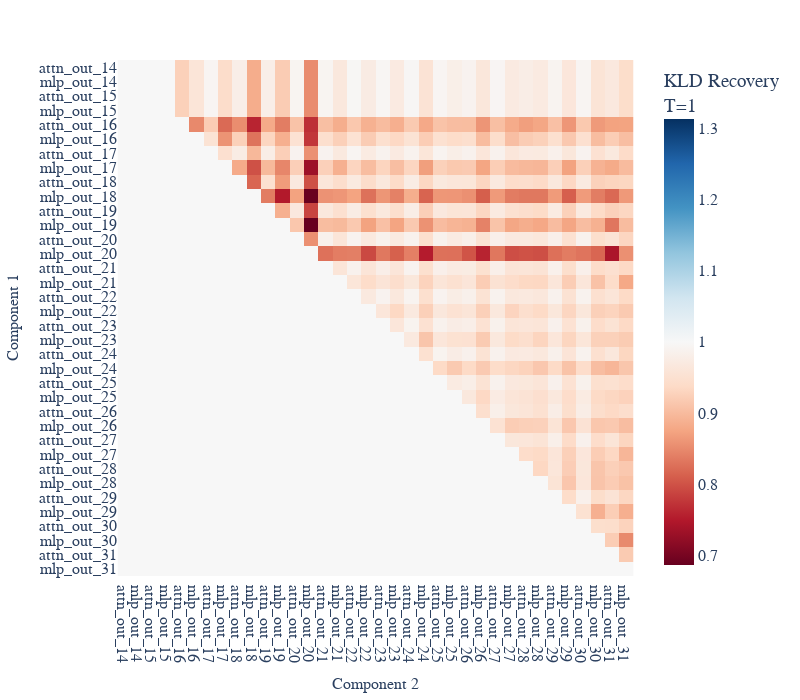

The notebook cell saved with this chart:
### Code cell
fig = px.imshow(
    h2d_results.detach().cpu().numpy().mean(axis=2),
    color_continuous_scale="RdBu",
    color_continuous_midpoint=1,
    labels={"x": "Component 2", "y": "Component 1", "color": "KLD Recovery"},
    # title="Pairwise Component (Dishonest -> Honest)",
    height=700,
    width=800,
)

# Set x/y ticks
fig.update_xaxes(
    tickvals=list(range(len(components))),
    ticktext=components,
)
fig.update_yaxes(
    tickvals=list(range(len(components))),
    ticktext=components,
)

# Set colorbar title
fig.update_layout(coloraxis_colorbar=dict(title="KLD Recovery<br>T=1"))

fig.update_layout(plot_bgcolor='white')
fig.update_layout(
    font=dict(family="sans-serif", size=16),
    title_font=dict(size=16),
    xaxis_title_font=dict(size=16),
    yaxis_title_font=dict(size=16)
)
fig.write_image(f'{ROOT}/images-for-paper/h2d-pairwise-components.pdf')
fig.show()

### Figure 1 — Plotly figure (JSON) as saved in the notebook; plotly's stock layout.template omitted (floating-point values rounded to 4 significant figures; data arrays with more than 128 entries replaced by an {"elided": "..."} marker saying what was removed)
{"data": [{"coloraxis": "coloraxis", "hovertemplate": "Component 2: %{x}<br>Component 1: %{y}<br>KLD Recovery: %{z}<extra></extra>", "name": "0", "type": "heatmap", "xaxis": "x", "yaxis": "y", "z": {"elided": "36x36 float values"}}], "layout": {"coloraxis": {"cmid": 1, "colorbar": {"title": {"text": "KLD Recovery<br>T=1"}}, "colorscale": [[0, "rgb(103,0,31)"], [0.1, "rgb(178,24,43)"], [0.2, "rgb(214,96,77)"], [0.3, "rgb(244,165,130)"], [0.4, "rgb(253,219,199)"], [0.5, "rgb(247,247,247)"], [0.6, "rgb(209,229,240)"], [0.7, "rgb(146,197,222)"], [0.8, "rgb(67,147,195)"], [0.9, "rgb(33,102,172)"], [1, "rgb(5,48,97)"]]}, "font": {"family": "sans-serif", "size": 16}, "height": 700, "margin": {"t": 60}, "plot_bgcolor": "white", "title": {"font": {"size": 16}}, "width": 800, "xaxis": {"anchor": "y", "constrain": "domain", "domain": [0, 1], "scaleanchor": "y", "ticktext": ["attn_out_14", "mlp_out_14", "attn_out_15", "mlp_out_15", "attn_out_16", "mlp_out_16", "attn_out_17", "mlp_out_17", "attn_out_18", "mlp_out_18", "attn_out_19", "mlp_out_19", "attn_out_20", "mlp_out_20", "attn_out_21", "mlp_out_21", "attn_out_22", "mlp_out_22", "attn_out_23", "mlp_out_23", "attn_out_24", "mlp_out_24", "attn_out_25", "mlp_out_25", "attn_out_26", "mlp_out_26", "attn_out_27", "mlp_out_27", "attn_out_28", "mlp_out_28", "attn_out_29", "mlp_out_29", "attn_out_30", "mlp_out_30", "attn_out_31", "mlp_out_31"], "tickvals": [0, 1, 2, 3, 4, 5, 6, 7, 8, 9, 10, 11, 12, 13, 14, 15, 16, 17, 18, 19, 20, 21, 22, 23, 24, 25, 26, 27, 28, 29, 30, 31, 32, 33, 34, 35], "title": {"font": {"size": 16}, "text": "Component 2"}}, "yaxis": {"anchor": "x", "autorange": "reversed", "constrain": "domain", "domain": [0, 1], "ticktext": ["attn_out_14", "mlp_out_14", "attn_out_15", "mlp_out_15", "attn_out_16", "mlp_out_16", "attn_out_17", "mlp_out_17", "attn_out_18", "mlp_out_18", "attn_out_19", "mlp_out_19", "attn_out_20", "mlp_out_20", "attn_out_21", "mlp_out_21", "attn_out_22", "mlp_out_22", "attn_out_23", "mlp_out_23", "attn_out_24", "mlp_out_24", "attn_out_25", "mlp_out_25", "attn_out_26", "mlp_out_26", "attn_out_27", "mlp_out_27", "attn_out_28", "mlp_out_28", "attn_out_29", "mlp_out_29", "attn_out_30", "mlp_out_30", "attn_out_31", "mlp_out_31"], "tickvals": [0, 1, 2, 3, 4, 5, 6, 7, 8, 9, 10, 11, 12, 13, 14, 15, 16, 17, 18, 19, 20, 21, 22, 23, 24, 25, 26, 27, 28, 29, 30, 31, 32, 33, 34, 35], "title": {"font": {"size": 16}, "text": "Component 1"}}}}
